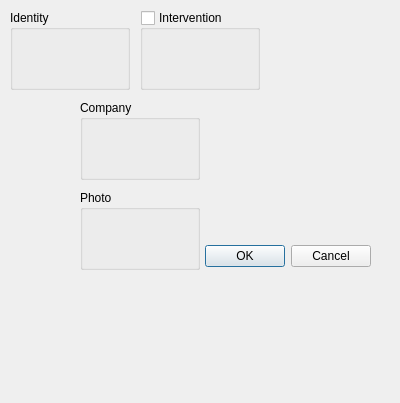
<?xml version="1.0" encoding="UTF-8"?>
<ui version="4.0">
 <class>PersonInputDialog</class>
 <widget class="QDialog" name="PersonInputDialog">
  <property name="geometry">
   <rect>
    <x>0</x>
    <y>0</y>
    <width>400</width>
    <height>403</height>
   </rect>
  </property>
  <property name="windowTitle">
   <string>Dialog</string>
  </property>
  <widget class="QDialogButtonBox" name="buttonBox">
   <property name="geometry">
    <rect>
     <x>30</x>
     <y>240</y>
     <width>341</width>
     <height>32</height>
    </rect>
   </property>
   <property name="orientation">
    <enum>Qt::Horizontal</enum>
   </property>
   <property name="standardButtons">
    <set>QDialogButtonBox::Cancel|QDialogButtonBox::Ok</set>
   </property>
  </widget>
  <widget class="QGroupBox" name="identityGroupBox">
   <property name="geometry">
    <rect>
     <x>10</x>
     <y>10</y>
     <width>120</width>
     <height>80</height>
    </rect>
   </property>
   <property name="title">
    <string>Identity</string>
   </property>
  </widget>
  <widget class="QGroupBox" name="interventionGroupBox">
   <property name="geometry">
    <rect>
     <x>140</x>
     <y>10</y>
     <width>120</width>
     <height>80</height>
    </rect>
   </property>
   <property name="title">
    <string>Intervention</string>
   </property>
   <property name="checkable">
    <bool>true</bool>
   </property>
   <property name="checked">
    <bool>false</bool>
   </property>
  </widget>
  <widget class="QGroupBox" name="groupBox_3">
   <property name="geometry">
    <rect>
     <x>80</x>
     <y>100</y>
     <width>120</width>
     <height>80</height>
    </rect>
   </property>
   <property name="title">
    <string>Company</string>
   </property>
  </widget>
  <widget class="QGroupBox" name="groupBox_4">
   <property name="geometry">
    <rect>
     <x>80</x>
     <y>190</y>
     <width>120</width>
     <height>80</height>
    </rect>
   </property>
   <property name="title">
    <string>Photo</string>
   </property>
  </widget>
 </widget>
 <resources/>
 <connections>
  <connection>
   <sender>buttonBox</sender>
   <signal>accepted()</signal>
   <receiver>PersonInputDialog</receiver>
   <slot>accept()</slot>
   <hints>
    <hint type="sourcelabel">
     <x>248</x>
     <y>254</y>
    </hint>
    <hint type="destinationlabel">
     <x>157</x>
     <y>274</y>
    </hint>
   </hints>
  </connection>
  <connection>
   <sender>buttonBox</sender>
   <signal>rejected()</signal>
   <receiver>PersonInputDialog</receiver>
   <slot>reject()</slot>
   <hints>
    <hint type="sourcelabel">
     <x>316</x>
     <y>260</y>
    </hint>
    <hint type="destinationlabel">
     <x>286</x>
     <y>274</y>
    </hint>
   </hints>
  </connection>
 </connections>
</ui>
